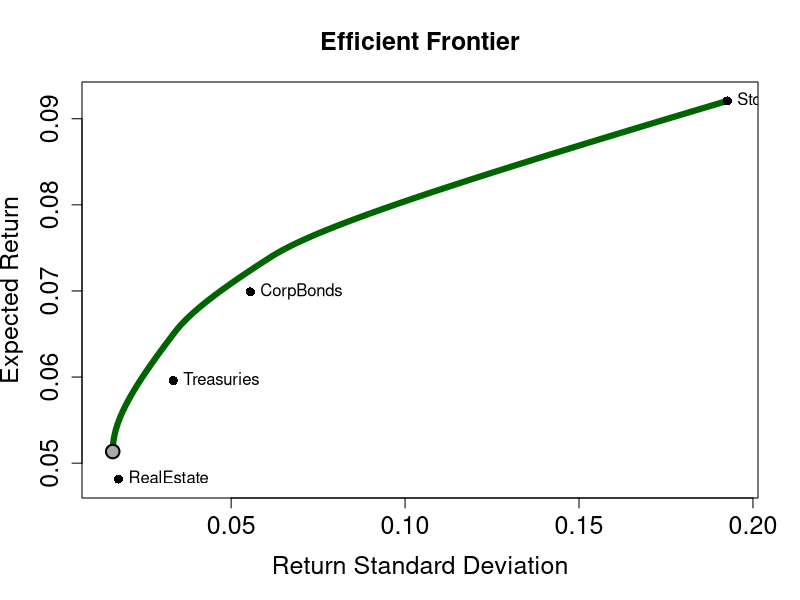
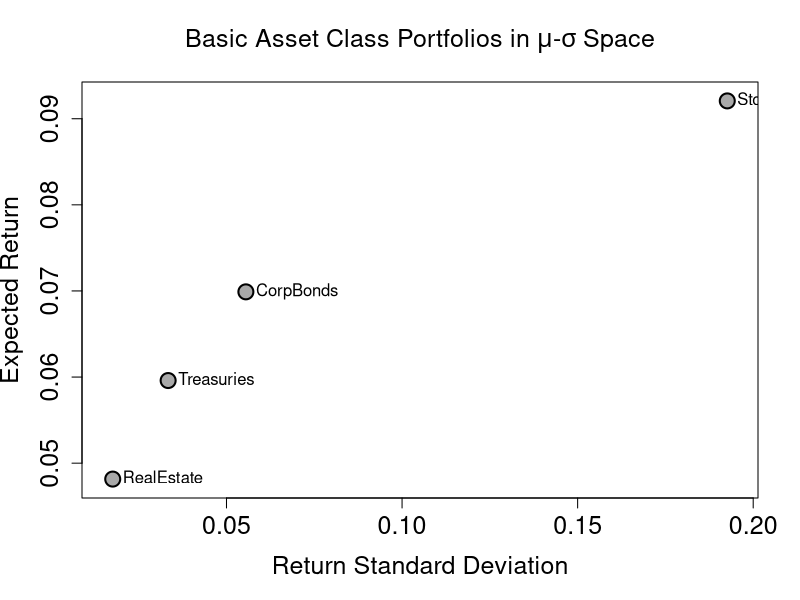

Write R code to recreate these figures, in order.
# Exercise 1: Import & clean data 
#-----------------------------------------------------------
options(scipen = 999)

print_heading <- function(title) {
  cat("\n", title, "\n", sep = "")
}

print_metric_table <- function(labels, values, value_name, digits = 4) {
  out <- data.frame(
    Asset = labels,
    Value = round(as.numeric(values), digits),
    row.names = NULL,
    check.names = FALSE
  )
  names(out)[2] <- value_name
  print(out, row.names = FALSE)
}

print_weight_table <- function(labels, weights, digits = 4) {
  out <- data.frame(
    Asset = labels,
    Weight = round(as.numeric(weights), digits),
    row.names = NULL
  )
  print(out, row.names = FALSE)
}

# Save time series data from .csv file into a data frame
data <- read.csv2("Asset_Classes.csv", header = TRUE, stringsAsFactors = FALSE)

# Convert the first column of the data frame to date format
data$Date <- as.Date(data$Date, "%d.%m.%Y")

# Convert remaining columns to numerical format
for(i in 2:length(data[1,])){data[,i] <- as.numeric(data[,i])}

# Display head and check structure (str) of the data frame
print_heading("Exercise 1 - Data Preview")
print(head(data))

print_heading("Exercise 1 - Data Structure")
str(data)

#-----------------------------------------------------------
#-----------------------------------------------------------
# Exercise 2: Markowitz model 

# expected returns, standard deviations, and the covariance matrix of the returns
# Number of risky assets: exclude Date and Rf
N <- ncol(data) - 2

# Create vector to store mean returns
MU <- rep(NA, N)

# Fill vector with monthly mean returns for each asset
for(i in 2:(ncol(data)-1)) {
  MU[i-1] <- mean(data[, i], na.rm = TRUE) * 12
}

# Covariance matrix of risky asset returns only
SIGMA <- cov(na.omit(data[, 2:(ncol(data)-1)])) * 12

# Variances and standard deviations
VAR <- diag(SIGMA)
SD <- sqrt(VAR)
asset_names <- colnames(data)[2:(ncol(data)-1)]
names(MU) <- asset_names
names(SD) <- asset_names
dimnames(SIGMA) <- list(asset_names, asset_names)

print_heading("Exercise 2 - Annualized Expected Returns")
print_metric_table(asset_names, MU, "ExpectedReturn", digits = 4)

print_heading("Exercise 2 - Annualized Standard Deviations")
print_metric_table(asset_names, SD, "StdDev", digits = 4)

print_heading("Exercise 2 - Annualized Covariance Matrix")
print(round(SIGMA, 6))

#---------------------------
# preparation for the optimization
library(quadprog)   # Load quadprog package

# Define number and type of constraints
n <- 2 + N   # Total number of constraints (2 basic + N short-sale constraints)
meq <- 2     # First "meq" constraints treated as equalities

# dvec set to zero (we specify the target function in terms of the variance only)
dvec <- rep(0,N)    

# Amat includes left-hand-side values of the constraints; see **slide 14**
Amat <- matrix(NA, N, n)    # Create matrix to store the constraints
Amat[,1] <- MU              # (i)   w1*mu1 + w2*mu2 = mup (find minimum variance for a given mean)
Amat[,2] <- rep(1, N)       # (ii)  SUM(w_i) = 1          (budget constraint) 
for(i in 1:N){              # (iii) w_i >= 0              (short-sale constraints)
  constraint <- rep(0,N)    # Create vector with N zeros
  constraint[i] <- 1        # Set 1 for the short-sale constraints (w*1), 0 for unconstrained frontier
  Amat[,i+2] <- constraint}

stepsize <- 0.0001                        # Stepsize for vector with fixed mean returns for optimization (first constraint)
mu_bar <- seq(min(MU),max(MU),stepsize)   # Fixed mean returns for optimization (first constraint) 
#mu_bar <- seq(0,1, stepsize)             # Use this for unconstrained frontier

#-----------------------------------------------------------
# Create objects to store efficient frontier
#-----------------------------------------------------------
w <- matrix(NA, N, length(mu_bar))        # Matrix for weights of efficient portfolios
# w[,1:10]                                # View first 10 columns of matrix w to see structure
mu <- rep(NA,length(mu_bar))              # Vector for means of efficient portfolios
sigma <- rep(NA,length(mu_bar))           # Vector for standard deviations of efficient portfolios
#-----------------------------------------------------------
#### Optimization for Efficient Frontier ####
# bvec = c(mu_bar[i], 1, rep(0,N))
# these contain the constrains from **page 14** of the lecture slides
#-----------------------------------------------------------
for(i in 1:length(mu_bar)) {
  w[,i] <- solve.QP(Dmat = SIGMA, 
                    dvec = dvec, 
                    Amat = Amat,
                    bvec = c(mu_bar[i], 1, rep(0,N)),
                    meq = meq)$solution
  mu[i] <- t(w[,i]) %*% MU
  sigma[i] <- sqrt(t(w[,i]) %*% SIGMA %*% w[,i])}

#-----------------------------------------------------------^
# Find minimum variance portfolio
#-----------------------------------------------------------
# Look up the position of the smallest standard deviation 
# in the vector "sigma". This position index is stored as  
# scalar object "min_var"

min_var <- which.min(abs(min(sigma) - sigma)) 
#Alternative that finds closest value
#-----------------------------------------------------------
print_heading("Exercise 2 - Minimum Variance Portfolio")
cat("Index on efficient frontier:", min_var, "\n")
cat("Annualized expected return:", round(mu[min_var], 4), "\n")
cat("Annualized standard deviation:", round(sigma[min_var], 4), "\n")
print_weight_table(asset_names, w[, min_var], digits = 4)

#########################################
# Plot the efficient frontier
#########################################
eff <- mu >= mu[min_var]

x_all <- c(sigma[eff], SD)
y_all <- c(mu[eff], MU)

x_pad <- 0.05 * diff(range(x_all))
y_pad <- 0.05 * diff(range(y_all))

plot(sigma[eff], mu[eff], type = "l",
     lwd = 6,
     xlim = range(x_all) + c(-x_pad, x_pad),
     ylim = range(y_all) + c(-y_pad, y_pad),
     xaxs = "i", yaxs = "i", col = "darkgreen",
     main = "Efficient Frontier",
     xlab = "Return Standard Deviation", ylab = "Expected Return",
     cex.axis = 1.5, cex.lab = 1.5, cex.main = 1.5)

points(SD, MU, pch = 16, cex = 1.2, col = "black")
text(SD, MU, labels = asset_names, pos = 4, cex = 1)

points(sigma[min_var], mu[min_var],
       pch = 21, cex = 1.8, lwd = 2,
       col = "black", bg = "darkgrey")

#########################################
# Plot the 4 basic asset classes in the mu-sigma space
#########################################

asset_names <- colnames(data)[2:(ncol(data)-1)]

x_pad <- 0.05 * diff(range(SD))
y_pad <- 0.05 * diff(range(MU))

plot(SD, MU, type = "p",
     pch = 21, cex = 2, lwd = 2,
     col = "black", bg = "darkgrey",
     xlim = range(SD) + c(-x_pad, x_pad),
     ylim = range(MU) + c(-y_pad, y_pad),
     xaxs = "i", yaxs = "i",
     main = expression(paste("Basic Asset Class Portfolios in ", mu, "-", sigma, " Space")),
     xlab = "Return Standard Deviation", ylab = "Expected Return",
     cex.axis = 1.5, cex.lab = 1.5, cex.main = 1.5)

text(SD, MU, labels = asset_names, pos = 4, cex = 1)
